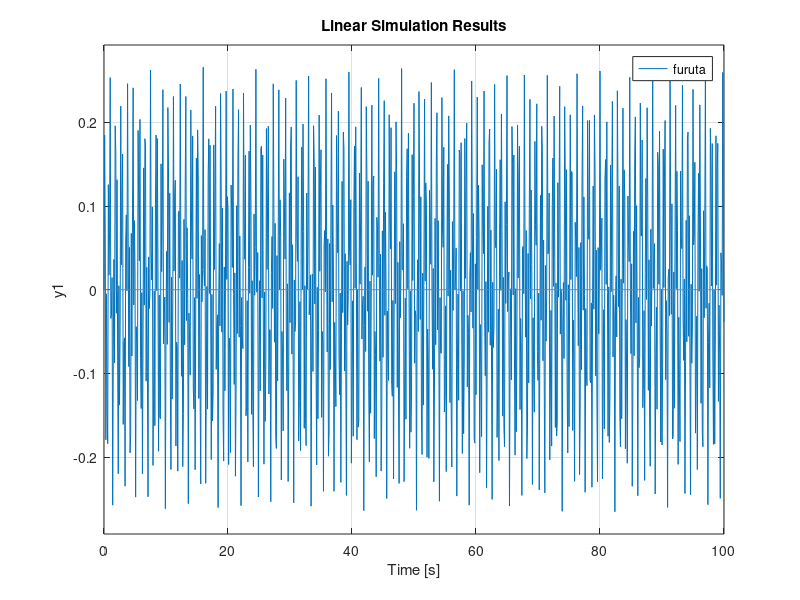

MATLAB code for this plot: (Note: this script raises an error after producing the figure.)
M=1;
Il=0.03;
l=0.3;
ml=1;
Ir=0.083;
r=0.5;
g=9.81;
k=1000;

detD = M*(Il*l + ml*l*l)*(Ir*r + M*r*r + ml*l*l);
a1 = (1/detD)*((-M*(M*r*l)+ml*l*r)*(-M*g*l-ml*g*l*0.5));
a2 = (1/detD)*(M*(Ir*r + M*r*r + ml*l*l)*(-M*g*l-ml*g*l*0.5));
a3 = (1/detD)*(M*l*l*(Il*l+l*l+ml*l*l)*M*g);
a4 = (1/detD)*(M*(Il*l+l*l+ml*l*l)*2*M + 2*M*l*(-M*l*l));
a5 = (1/detD)*(-M*M*r*(-M*l*l)-M*(M*r*l+ml*l*r)*(-2*M*l));
a6 = (1/detD)*((Ir*r+M*r*r+ml*l*l)*2*l*M*g+(-2*M*M*r*r*l-2*M*r*r*ml*l)*M*g+(-M*M*r*r*l*l-2*M*r*l*ml*l*r-ml*ml*l*l*r*r)*k+(Ir*r+M*r*r+ml*l*l)*(Il*l+l*l+ml*l*l)*k);
b1 = (1/detD)*(M*(Il*l+l*l+ml*l*l));
b2 = (1/detD)*(-M*(M*r*l+ml*l*r));
D=0;
C=[0 0 1 0 0 0];
B=[0;b1;0;b2;0;0];
A = [0 1 0 0 0 0;0 0 a1 0 a4 0;0 0 0 1 0 0; 0 0 a2 0 a5 0;0 0 0 0 0 1;0 0 a3 0 a6 0];
furuta = ss(A,B,C,D);
t = 0:0.1:100;
u = [0*t];
x0 = [0 0 0 0 10 0];
figure(1)
lsim(furuta,u,t,x0)

K = place (A,B, [-0.9 -0.8 -0.7 -0.6 -0.5 -0.4]);
ster = ss(A-B*K,[],C,0);
figure(2)
[Y,T,x]=lsim(ster,u,t,x0);
plot(T,Y)
